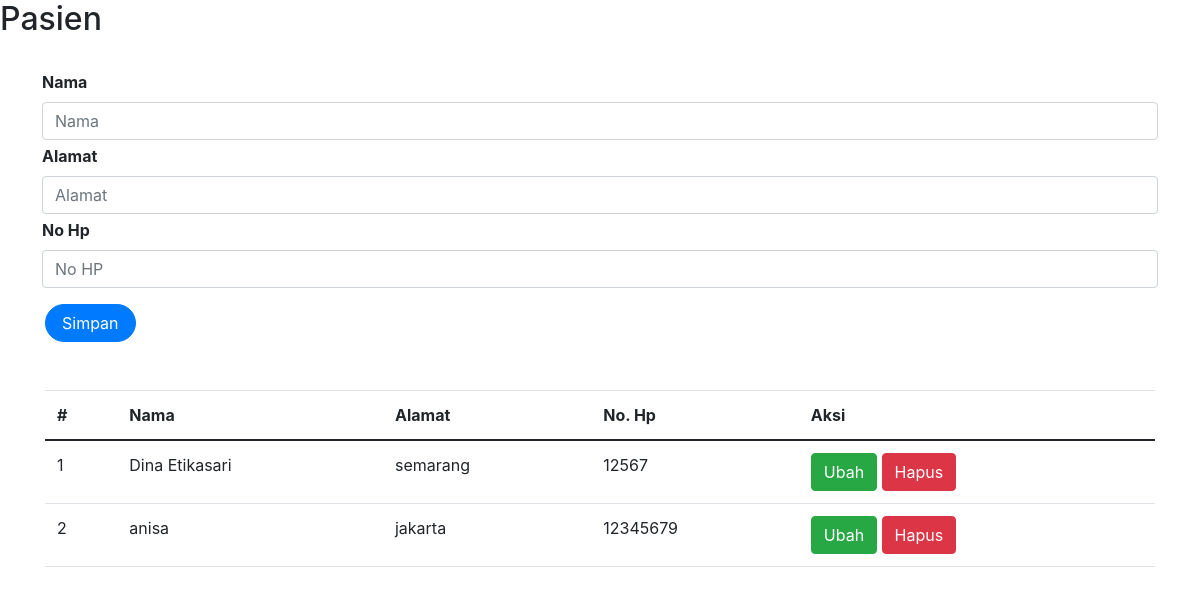
The page /pasien.php (signed in) on the database its author committed.
### tables this page shows
CREATE TABLE `pasien` (
  `id` int(10) UNSIGNED NOT NULL,
  `nama` varchar(255) DEFAULT NULL,
  `alamat` varchar(255) DEFAULT NULL,
  `no_hp` varchar(50) DEFAULT NULL
);

### pasien.php (the view, shortened to what this page needs)
<?php
    include_once("koneksi.php");
?>
<!DOCTYPE html>
<html lang="en">
<head>
    <link href="https://cdn.jsdelivr.net/npm/bootstrap@5.0.2/dist/css/bootstrap.min.css" rel="stylesheet">
    <link rel="stylesheet" href="https://stackpath.bootstrapcdn.com/bootstrap/4.5.2/css/bootstrap.min.css">
</head>
<body>
    <h2>Pasien</h2>
    <br>
    <div class="container">
        <form class="form-horizontal" method="POST" action="" name="myForm" onsubmit="return validateForm();">
            <?php
            $nama = '';
            $alamat = '';
            $no_hp = '';
            ?>
            <div class="row">
                <label for="inputNama" class="form-label fw-bold">Nama</label>
                <div>
                    <input type="text" class="form-control" name="nama" id="inputNama" placeholder="Nama" value="<?php echo $nama ?>">
                </div>
            </div>
            <div class="row mt-1">
                <label for="inputAlamat" class="form-label fw-bold">Alamat</label>
                <div>
                    <input type="text" class="form-control" name="alamat" id="inputAlamat" placeholder="Alamat" value="<?php echo $alamat ?>">
                </div>
            </div>
            <div class="row mt-1">
                <label for="inputNohp" class="form-label fw-bold">No Hp</label>
                <div>
                    <input type="text" class="form-control" name="no_hp" id="inputNohp" placeholder="No HP" value="<?php echo $no_hp ?>">
                </div>
            </div>
            <div class="row mt-3">
                <div class = col>
                <button type="submit" class="btn btn-primary rounded-pill px-3 mt-auto" name="simpan">Simpan</button>
                </div>
            </div>
        </form>
        <br>
        <br>
        <table class="table table-hover">
            <thead>
                <tr>
                    <th scope="col">#</th>
                    <th scope="col">Nama</th>
                    <th scope="col">Alamat</th>
                    <th scope="col">No. Hp</th>
                    <th scope="col">Aksi</th>
                </tr>
            </thead>
            <tbody>
                <?php
                $result = mysqli_query($mysqli, "SELECT * FROM pasien");
                $no = 1;
                while ($data = mysqli_fetch_array($result)) {
                ?>
                    <tr>
                        <td><?php echo $no++ ?></td>
                        <td><?php echo $data['nama'] ?></td>
                        <td><?php echo $data['alamat'] ?></td>
                        <td><?php echo $data['no_hp'] ?></td>
                        <td>
                            <a class="btn btn-success" href="index.php?page=pasien&id=<?php echo $data['id'] ?>">Ubah</a>
                            <a class="btn btn-danger" href="index.php?page=pasien&id=<?php echo $data['id'] ?>&aksi=hapus">Hapus</a>
                        </td>
                    </tr>
                <?php
                }
                ?>
            </tbody>
        </table>
    </div>
</body>
</html>

### rows shown on the page
pasien: nama "Dina Etikasari", alamat "semarang", no_hp "12567"
pasien: nama "anisa", alamat "jakarta", no_hp "12345679"
